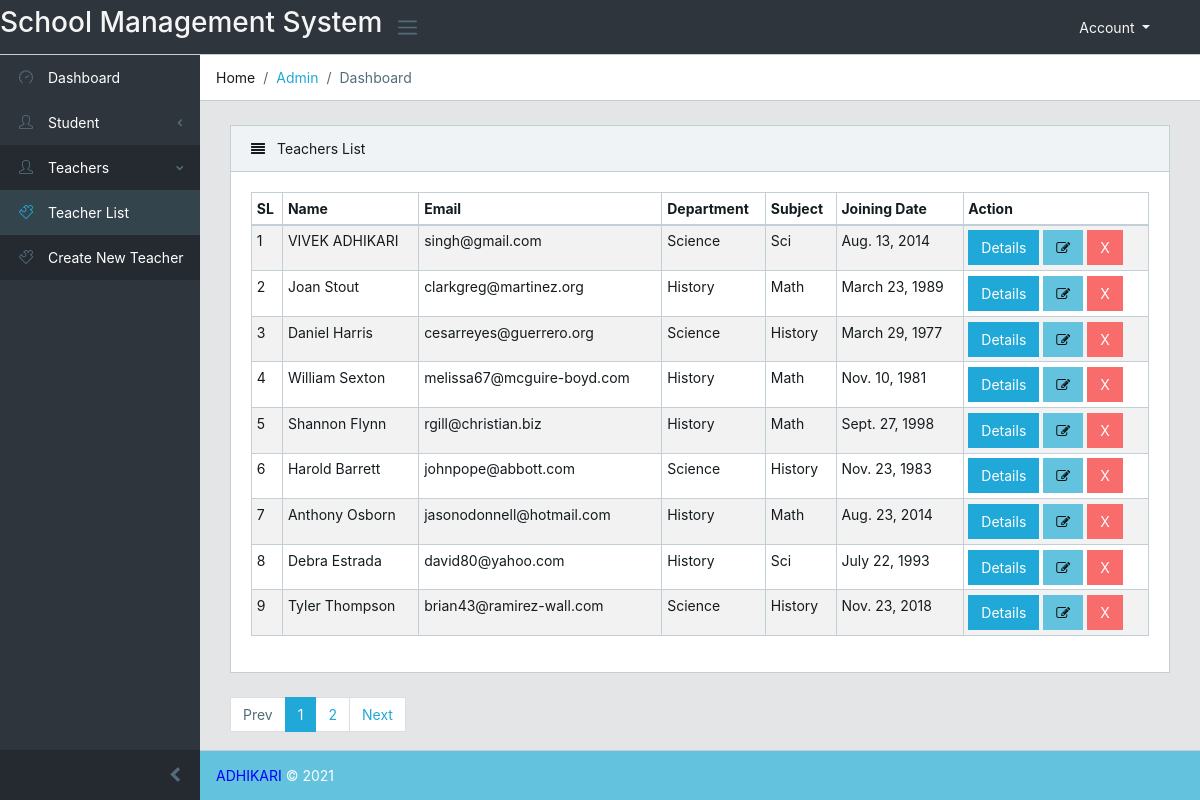
Page /teachers/allteachers/ on the committed database.
### teachers/models.py (models this page shows, shortened)
class TeacherInfo(models.Model):
    name = models.CharField(max_length=100)
    email = models.EmailField(unique=True)
    age = models.IntegerField()
    gender_choice = (
        ("male", "Male"),
        ("Female", "Female"),
    )
    gender = models.CharField(choices=gender_choice, max_length=10)
    teacher_img = models.ImageField(upload_to='photos/%Y/%m/%d/')
    passing_year = models.CharField(max_length=100)
    joining_date = models.DateField()
    dept_type = models.ForeignKey(TeacherDeptInfo, on_delete=models.CASCADE)
    sub_type = models.ForeignKey(TeacherSubInfo, on_delete=models.CASCADE)
    salary = models.IntegerField()

class TeacherDeptInfo(models.Model):
    dept_name = models.CharField(max_length=50)
    def __str__(self):
        return self.dept_name

class TeacherSubInfo(models.Model):
    sub_name = models.CharField(max_length=50)
    def __str__(self):
        return self.sub_name

### teachers/views.py (the view)
# urls.py: path('allteachers/', views.teacher_list, name='teacher_list'),
def teacher_list(request):
    teachers = TeacherInfo.objects.all().order_by('id')
    paginator = Paginator(teachers, 9)
    page = request.GET.get('page')
    paged_teachers = paginator.get_page(page)
    context = {
        "teachers": paged_teachers
    }
    return render(request, "teachers/teacher_list.html", context)

### templates/teachers/teacher_list.html (shortened to what this page needs)
{% extends 'base/base.html' %}
{% load static %}
{% block content %}
<div class="row">
    <div class="col-lg-12">
        <div class="card">
            <div class="card-header">
                <i class="fa fa-align-justify"></i> Teachers List</div>
            <div class="card-body">
                <table class="table table-responsive-sm table-bordered table-striped table-sm">
                    <thead>
                        <tr>
                            <th>SL</th>
                            <th>Name</th>
                            <th>Email</th>
                            <th>Department</th>
                            <th>Subject</th>
                            <th>Joining Date</th>
                            <th>Action</th>
                        </tr>
                    </thead>
                    <tbody>
                        {% for teacher in teachers %}
                            <tr>
                                <td>{{ teacher.id }}</td>
                                <td>{{ teacher.name }}</td>
                                <td>{{ teacher.email }}</td>
                                <td>{{ teacher.dept_type }}</td>
                                <td>{{ teacher.sub_type }}</td>
                                <td>{{ teacher.joining_date }}</td>
                                <td>
                                    <a href="{% url 'single_teacher' teacher.id %}">
                                        <button type="button" class="btn btn-primary">Details</button>
                                    </a>
                                    <a href="{% url 'edit_teacher' teacher.id %}">
                                        <button type="button" class="btn btn-info"><i class="fa fa-edit"></i></button>
                                    </a>
                                    <a href="{% url 'delete_teacher' teacher.id %}">
                                        <button type="button" class="btn btn-danger">X</button>
                                    </a>
                                </td>
                            </tr>
                        {% endfor %}
                    </tbody>
                </table>
            </div>
        </div>
    </div>
</div>
<div class="row">
    <div class="col-md-12">
        {% if teachers.has_other_pages %}
            <ul class="pagination">
                {% if teachers.has_previous %}
                    <li class="page-item">
                        <a href="?page={{teachers.previous_page_number}}" class="page-link">Prev</a>
                    </li>
                {% else %}
                    <li class="page-item disabled">
                        <a class="page-link">Prev</a>
                    </li>
                {% endif %}
                {% for i in teachers.paginator.page_range %}
                    {% if teachers.number == i %}
                        <li class="page-item active">
                            <a class="page-link">{{ i }}</a>
                        </li>
                    {% else %}
                        <li class="page-item">
                            <a href="?page={{ i }}" class="page-link">{{ i }}</a>
                        </li>
                    {% endif %}
                {% endfor %}
                {% if teachers.has_next %}
                    <li class="page-item">
                        <a href="?page={{teachers.next_page_number}}" class="page-link">Next</a>
                    </li>
                {% else %}
                    <li class="page-item disabled">
                        <a class="page-link">Next</a>
                    </li>
                {% endif %}
            </ul>
        {% endif %}
    </div>
</div>
{% endblock %}

### rows in the picture
TeacherInfo: id "1", name "VIVEK ADHIKARI", email "singh@gmail.com", dept_type "Science", sub_type "Sci", joining_date "Aug. 13, 2014"
TeacherInfo: id "2", name "Joan Stout", email "clarkgreg@martinez.org", dept_type "History", sub_type "Math", joining_date "March 23, 1989"
TeacherInfo: id "3", name "Daniel Harris", email "cesarreyes@guerrero.org", dept_type "Science", sub_type "History", joining_date "March 29, 1977"
TeacherInfo: id "4", name "William Sexton", email "melissa67@mcguire-boyd.com", dept_type "History", sub_type "Math", joining_date "Nov. 10, 1981"
TeacherInfo: id "5", name "Shannon Flynn", email "rgill@christian.biz", dept_type "History", sub_type "Math", joining_date "Sept. 27, 1998"
TeacherInfo: id "6", name "Harold Barrett", email "johnpope@abbott.com", dept_type "Science", sub_type "History", joining_date "Nov. 23, 1983"
TeacherInfo: id "7", name "Anthony Osborn", email "jasonodonnell@hotmail.com", dept_type "History", sub_type "Math", joining_date "Aug. 23, 2014"
TeacherInfo: id "8", name "Debra Estrada", email "david80@yahoo.com", dept_type "History", sub_type "Sci", joining_date "July 22, 1993"
TeacherInfo: id "9", name "Tyler Thompson", email "brian43@ramirez-wall.com", dept_type "Science", sub_type "History", joining_date "Nov. 23, 2018"

### other values in the picture
{{ i }} "1"
{{ i }} "2"
